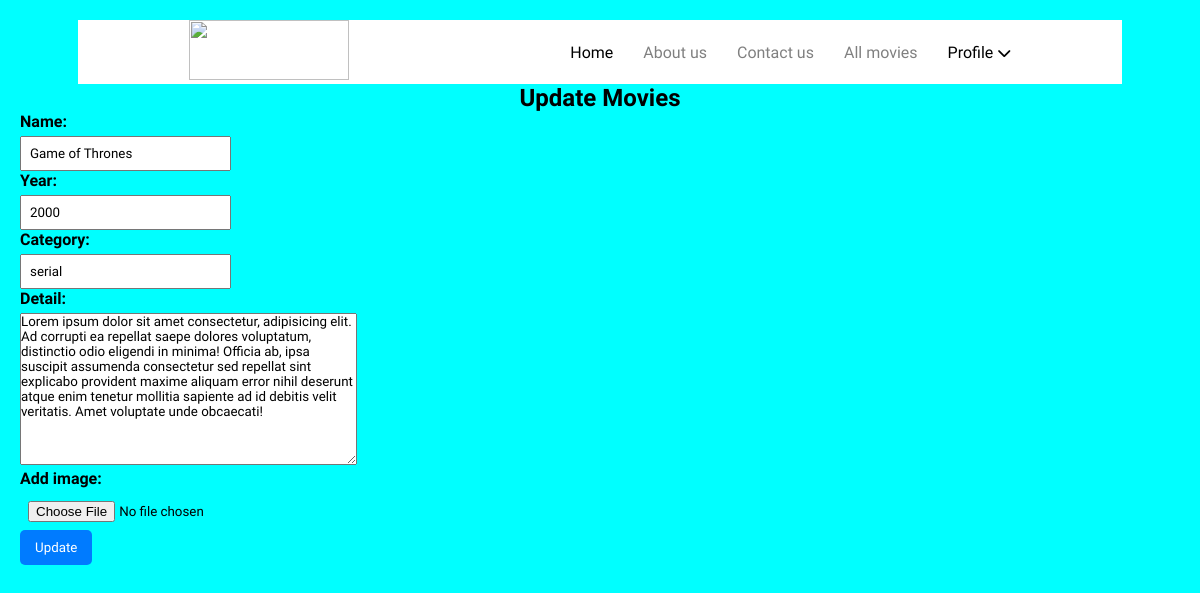
Page /update/13 (signed in) on the earlier database version.
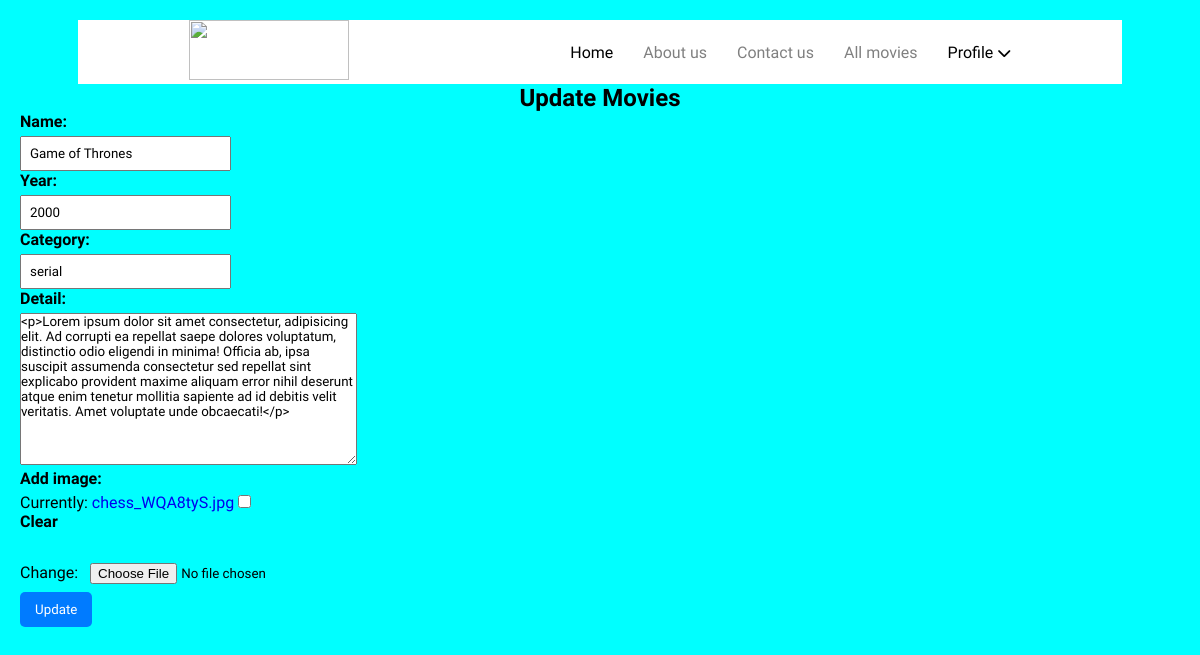
Same page on the later database version.
### movies/models.py (models this page shows, shortened)
class Movies(models.Model):
    year = models.CharField(max_length=4)
    name = models.CharField(max_length=200)
    category = models.CharField(max_length=100)
    recommender = models.ForeignKey("auth.User", on_delete=models.CASCADE)
    detail = RichTextField()
    image = models.FileField(blank=True, null=True, verbose_name="add image")

### movies/views.py (the view)
# urls.py: path("update/<int:id>", update_movies_page, name="update"),
@login_required(login_url="account:login")
def update_movies_page(request, id):
    moviess = get_object_or_404(Movies, id = id)
    form = AddMovieForm(request.POST or None, request.FILES or None, instance=moviess)
    if form.is_valid():
        moviess.save()
        messages.success(request, "Movie content is updated!!")
        return redirect("movies")
    context = {"form": form}
    return render(request, "update_movies.html", context)

### movies/forms.py
class AddMovieForm(forms.ModelForm):
    class Meta:
        model = Movies
        fields = ["name", "year", "category", "detail", "image"]

### templates/update_movies.html (shortened to what this page needs)
{% extends 'base.html' %}
{% block body %}
    <h2>Update Movies</h2>
    <form method="post" enctype="multipart/form-data">
      {{form.as_p}}
      <button class="btn">Update</button>
    </form>
{% endblock body %}

Differences in the rows shown:
changed Movies "Game of Thrones": detail "Lorem ipsum dolor sit amet consectetur, adipisicing elit. Ad corrupti ea repellat saepe dolores voluptatum, distinctio odio eligendi in minima! Officia ab, ipsa suscipit assumenda consectetur sed repellat sint explicabo provident maxime aliquam error nihil deserunt atque enim tenetur mollitia sapiente ad id debitis velit veritatis. Amet voluptate unde obcaecati!" → "<p>Lorem ipsum dolor sit amet consectetur, adipisicing elit. Ad corrupti ea repellat saepe dolores voluptatum, distinctio odio eligendi in minima! Officia ab, ipsa suscipit assumenda consectetur sed repellat sint explicabo provident maxime aliquam error nihil deserunt atque enim tenetur mollitia sapiente ad id debitis velit veritatis. Amet voluptate unde obcaecati!</p>"
Other differences:
form field as_p: (not shown) → "☐"
text no longer shown: "Name: Year: Category: Detail: Add image:"
text now shown: "Name: Year: Category: Detail: Add image: Currently: chess_WQA8tyS.jpg Clear Change:"
